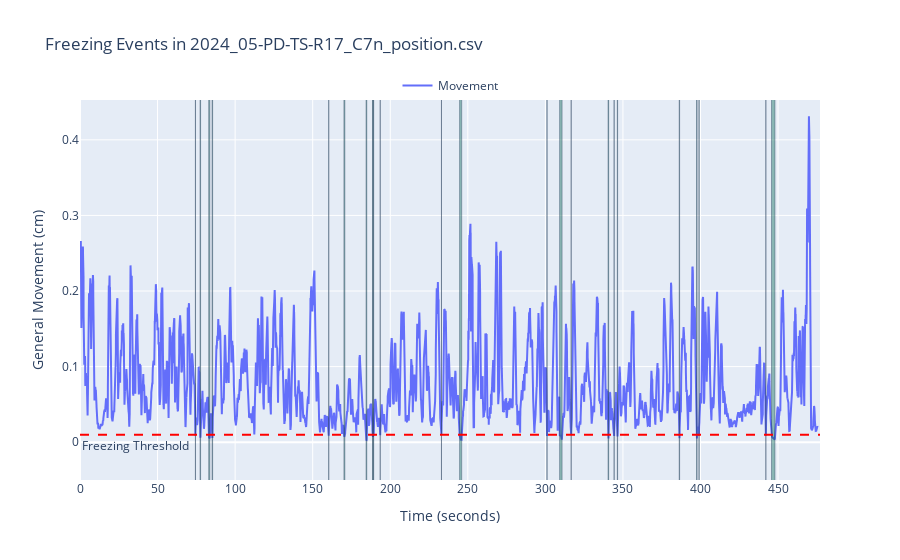

Notebook source saved alongside this figure:
### Markdown cell above
---
#### 4.  We can also measure other behaviours, such as freezing

### Code cell
rst.plot_freezing(params, example_path)

### Figure 1 — Plotly figure (JSON) as saved in the notebook; plotly's stock layout.template omitted (floating-point values rounded to 4 significant figures; data arrays with more than 128 entries replaced by an {"elided": "..."} marker saying what was removed)
{"data": [{"mode": "lines", "name": "Movement", "type": "scatter", "x": {"elided": "14282 float values"}, "y": {"elided": "14282 float values"}}], "layout": {"annotations": [{"showarrow": false, "text": "Freezing Threshold", "x": 0, "xanchor": "left", "xref": "x domain", "y": 0.01, "yanchor": "top", "yref": "y"}], "legend": {"orientation": "h", "x": 0.5, "xanchor": "center", "y": 1, "yanchor": "bottom"}, "shapes": [{"fillcolor": "rgba(0, 100, 80, 0.4)", "line": {"width": 0.4}, "type": "rect", "x0": 74.37, "x1": 74.47, "y0": -0.1, "y1": 1.5}, {"fillcolor": "rgba(0, 100, 80, 0.4)", "line": {"width": 0.4}, "type": "rect", "x0": 77.37, "x1": 77.73, "y0": -0.1, "y1": 1.5}, {"fillcolor": "rgba(0, 100, 80, 0.4)", "line": {"width": 0.4}, "type": "rect", "x0": 82.97, "x1": 83.7, "y0": -0.1, "y1": 1.5}, {"fillcolor": "rgba(0, 100, 80, 0.4)", "line": {"width": 0.4}, "type": "rect", "x0": 85.13, "x1": 85.5, "y0": -0.1, "y1": 1.5}, {"fillcolor": "rgba(0, 100, 80, 0.4)", "line": {"width": 0.4}, "type": "rect", "x0": 160.3, "x1": 160.4, "y0": -0.1, "y1": 1.5}, {"fillcolor": "rgba(0, 100, 80, 0.4)", "line": {"width": 0.4}, "type": "rect", "x0": 170.1, "x1": 170.7, "y0": -0.1, "y1": 1.5}, {"fillcolor": "rgba(0, 100, 80, 0.4)", "line": {"width": 0.4}, "type": "rect", "x0": 184.4, "x1": 184.9, "y0": -0.1, "y1": 1.5}, {"fillcolor": "rgba(0, 100, 80, 0.4)", "line": {"width": 0.4}, "type": "rect", "x0": 188.6, "x1": 188.9, "y0": -0.1, "y1": 1.5}, {"fillcolor": "rgba(0, 100, 80, 0.4)", "line": {"width": 0.4}, "type": "rect", "x0": 188.9, "x1": 189.3, "y0": -0.1, "y1": 1.5}, {"fillcolor": "rgba(0, 100, 80, 0.4)", "line": {"width": 0.4}, "type": "rect", "x0": 193.5, "x1": 193.6, "y0": -0.1, "y1": 1.5}, {"fillcolor": "rgba(0, 100, 80, 0.4)", "line": {"width": 0.4}, "type": "rect", "x0": 233, "x1": 233.0, "y0": -0.1, "y1": 1.5}, {"fillcolor": "rgba(0, 100, 80, 0.4)", "line": {"width": 0.4}, "type": "rect", "x0": 244.7, "x1": 246.1, "y0": -0.1, "y1": 1.5}, {"fillcolor": "rgba(0, 100, 80, 0.4)", "line": {"width": 0.4}, "type": "rect", "x0": 301, "x1": 301.1, "y0": -0.1, "y1": 1.5}, {"fillcolor": "rgba(0, 100, 80, 0.4)", "line": {"width": 0.4}, "type": "rect", "x0": 309.2, "x1": 310.8, "y0": -0.1, "y1": 1.5}, {"fillcolor": "rgba(0, 100, 80, 0.4)", "line": {"width": 0.4}, "type": "rect", "x0": 316.6, "x1": 316.7, "y0": -0.1, "y1": 1.5}, {"fillcolor": "rgba(0, 100, 80, 0.4)", "line": {"width": 0.4}, "type": "rect", "x0": 340.4, "x1": 340.8, "y0": -0.1, "y1": 1.5}, {"fillcolor": "rgba(0, 100, 80, 0.4)", "line": {"width": 0.4}, "type": "rect", "x0": 344.3, "x1": 344.4, "y0": -0.1, "y1": 1.5}, {"fillcolor": "rgba(0, 100, 80, 0.4)", "line": {"width": 0.4}, "type": "rect", "x0": 346.4, "x1": 346.6, "y0": -0.1, "y1": 1.5}, {"fillcolor": "rgba(0, 100, 80, 0.4)", "line": {"width": 0.4}, "type": "rect", "x0": 386.3, "x1": 386.5, "y0": -0.1, "y1": 1.5}, {"fillcolor": "rgba(0, 100, 80, 0.4)", "line": {"width": 0.4}, "type": "rect", "x0": 397.5, "x1": 397.8, "y0": -0.1, "y1": 1.5}, {"fillcolor": "rgba(0, 100, 80, 0.4)", "line": {"width": 0.4}, "type": "rect", "x0": 399, "x1": 399.1, "y0": -0.1, "y1": 1.5}, {"fillcolor": "rgba(0, 100, 80, 0.4)", "line": {"width": 0.4}, "type": "rect", "x0": 442.1, "x1": 442.2, "y0": -0.1, "y1": 1.5}, {"fillcolor": "rgba(0, 100, 80, 0.4)", "line": {"width": 0.4}, "type": "rect", "x0": 445.8, "x1": 448, "y0": -0.1, "y1": 1.5}, {"line": {"color": "red", "dash": "dash"}, "type": "line", "x0": 0, "x1": 1, "xref": "x domain", "y0": 0.01, "y1": 0.01, "yref": "y"}], "showlegend": true, "title": {"text": "Freezing Events in 2024_05-PD-TS-R17_C7n_position.csv"}, "xaxis": {"range": [0, 477.0], "title": {"text": "Time (seconds)"}}, "yaxis": {"range": [-0.05, 0.4527], "title": {"text": "General Movement (cm)"}}}}
